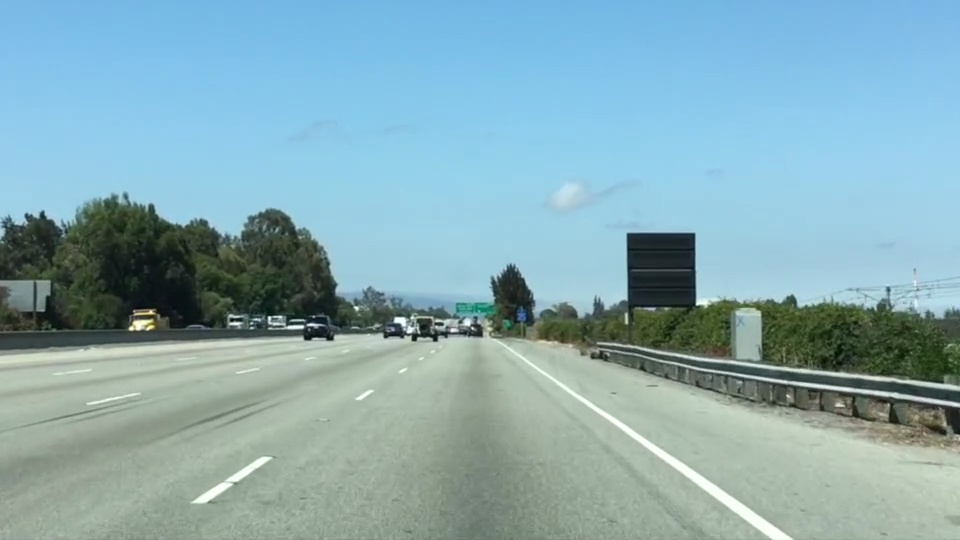
#> input picture Semester I/2. Finding Lane Lines on the Road/test.png, 960 x 540 px
$ python '6.Combining Color and Region Selections.py'
#> lines starting #> are read from the running program, lines starting #| are printed output that depends on the picture; after the words box and inside, x2 and y2 are one past the last pixel; in counts of white or black regions, pixels touching at a corner belong together
#!/usr/bin/env python
# -*- coding: utf-8 -*-
# @Date    : 2018-03-22
# @Author  : Joe

import matplotlib.pyplot as plt
import matplotlib.image as mpimg
import numpy as np

# read the image
image = mpimg.imread('test.png')
#> image is the input picture: shape (540, 960, 4) float32; mean R, G, B, A 0.531, 0.671, 0.702, 1

# get the x and y size and make two copies of the image
# one copy we'll extract only the pixels that meet our selection
# then we'll paint those pixels red in the original image to
# see our selection overlaid on the original
ysize = image.shape[0]
#> ysize = 540
xsize = image.shape[1]
#> xsize = 960
color_select = np.copy(image)
line_image = np.copy(image)
print(image.shape)
#| (540, 960, 4)
# define our color criteria
red_threshold =200/255.0
green_threshold = 200/255.0
blue_threshold = 200/255.0
rgb_threshold = [red_threshold,green_threshold,blue_threshold]

# define a trianle region of interest(roi)
# keep in mind the origin(x=0,y=0) is in the upper left in image processing
#
left_bottom = [0, ysize -1]
#> left_bottom = [0, 539]
right_bottom = [xsize-1, ysize-1]
#> right_bottom = [959, 539]
apex = [475, 320]

fit_left = np.polyfit((left_bottom[0], apex[0]), (left_bottom[1], apex[1]), 1)
#> fit_left = [-0.461, 539]
fit_right = np.polyfit((right_bottom[0],apex[0]),(right_bottom[1],apex[1]),1)
#> fit_right = [0.452, 105.1]
fit_bottom = np.polyfit((left_bottom[0], right_bottom[0]),(left_bottom[1], right_bottom[1]),1)
#> fit_bottom = [-6.85e-17, 539]

# mask pixels below the threshold
color_threshold = (image[:,:,0] < rgb_threshold[0]) |\
	(image[:,:,1] < rgb_threshold[1]) |\
	(image[:,:,2] < rgb_threshold[2])
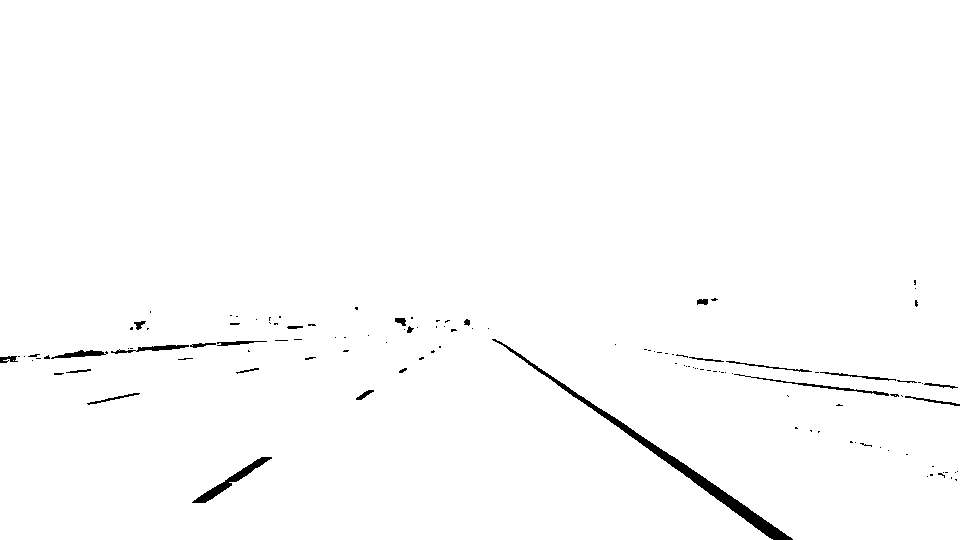
#> color_threshold: shape (540, 960) bool; 98.9% white; 122 black regions (96 under 20 px), largest, box (x1, y1, x2, y2) and area: (492, 339, 793, 540) 2493, (192, 457, 272, 503) 624, (734, 374, 889, 396) 302

# find the region inside the lines
XX, YY = np.meshgrid(np.arange(0, xsize), np.arange(0,ysize))
region_thresholds = (YY > (XX*fit_left[0] + fit_left[1])) &\
	(YY > (XX*fit_right[0] + fit_right[1])) &\
	(YY < (XX*fit_bottom[0] + fit_bottom[1]))

# mask color selection
color_select[color_threshold & ~region_thresholds] = [0,0,0,1]
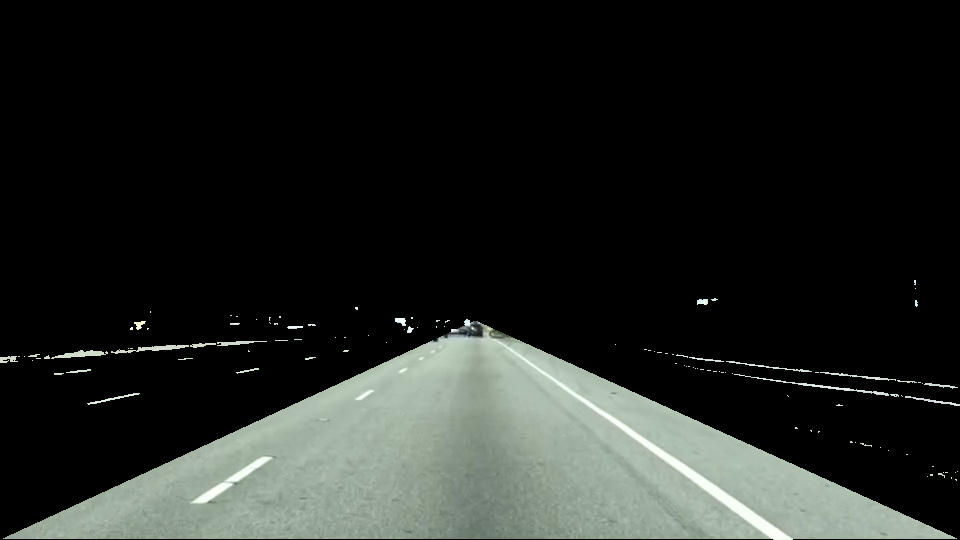
#> color_select: shape (540, 960, 4) float32; mean R, G, B, A 0.131, 0.143, 0.131, 1

# find where image is both colored right and in the region
line_image[(~color_threshold) & region_thresholds] = [1,0,0,1]
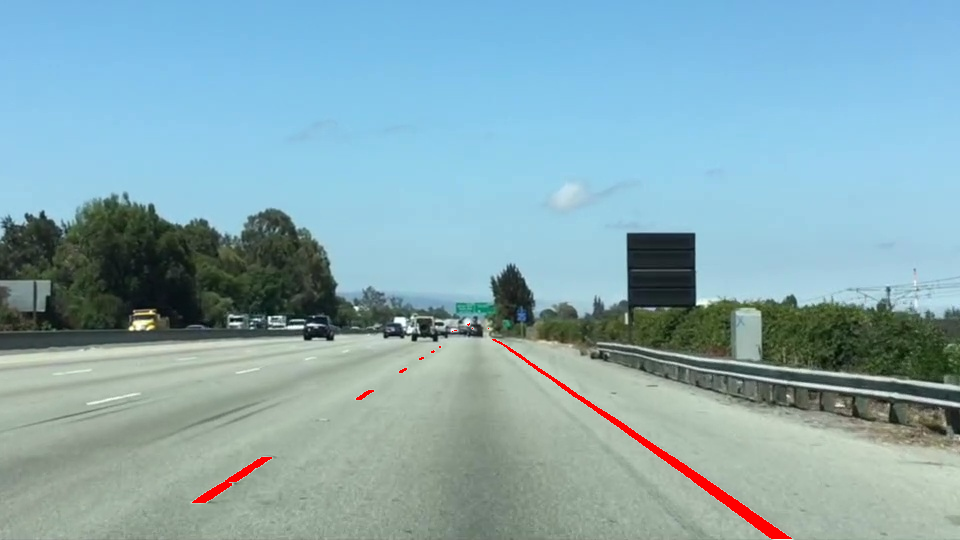
#> line_image: shape (540, 960, 4) float32; 0.62% of pixels changed, all inside (x1, y1, x2, y2) = (192, 323, 792, 539)

# display
plt.subplot(121)
plt.imshow(color_select)
plt.title('color_select')
plt.subplot(122)
plt.imshow(line_image)
plt.title("line_image")
plt.show()
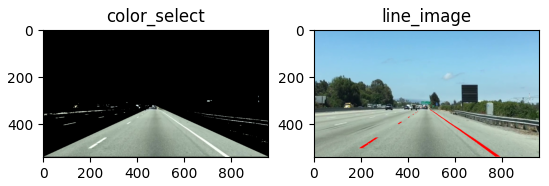
#> figure drawn by matplotlib, 2 panels
